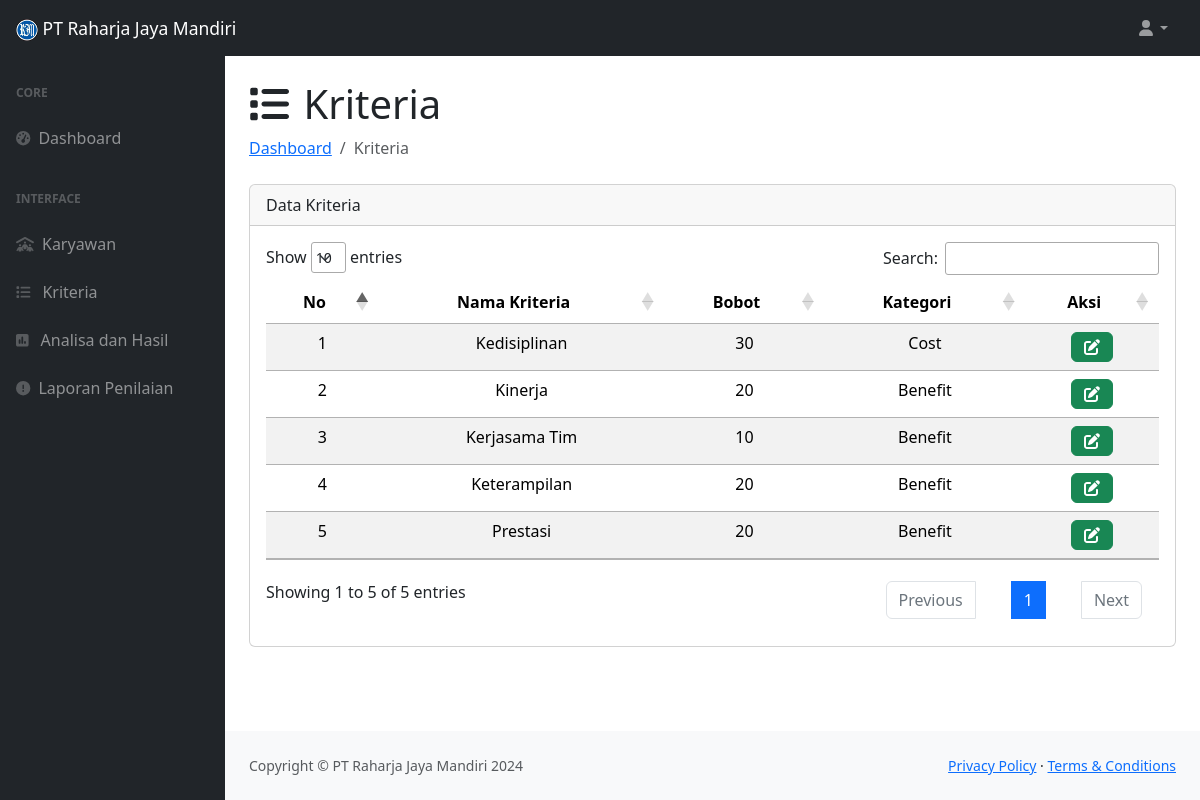
The page /hrd/kriteria.php on the database its author committed.
### tables this page shows
CREATE TABLE `tb_kriteria` (
  `id_kriteria` int(11) NOT NULL,
  `nama_kriteria` varchar(50) NOT NULL,
  `bobot_kriteria` double NOT NULL,
  `kategori` varchar(11) NOT NULL
);

### hrd/kriteria.php (the view, shortened to what this page needs)
<html lang="en">
<head>
    <link href="../src/assets/css/style.css" rel="stylesheet" />
    <link href="https://cdn.datatables.net/1.13.7/css/dataTables.bootstrap5.min.css" rel="stylesheet">
    <link href="https://cdn.jsdelivr.net/npm/bootstrap@5.3.1/dist/css/bootstrap.min.css" rel="stylesheet">
    <link href="https://cdn.datatables.net/1.13.7/css/jquery.dataTables.min.css" rel="stylesheet">
    <link href="https://cdn.datatables.net/buttons/2.4.2/css/buttons.dataTables.min.css" rel="stylesheet">
</head>
<body class="sb-nav-fixed">
    <nav class="sb-topnav navbar navbar-expand navbar-dark bg-dark">
        <?php include "navbar.php";
        ?>
    </nav>
    <div id="layoutSidenav">
        <div id="layoutSidenav_nav">
            <nav class="sb-sidenav accordion sb-sidenav-dark" id="sidenavAccordion">
                <?php include "sidebar.php"; ?>
            </nav>
        </div>
        <div id="layoutSidenav_content">
            <main>
                <div class="container-fluid px-4">
                    <h1 class="mt-4"><i class="fa-solid fa-list me-1"></i> Kriteria</h1>
                    <ol class="breadcrumb mb-4">
                        <li class="breadcrumb-item"><a href="./?halaman=dashboard">Dashboard</a></li>
                        <li class="breadcrumb-item active">Kriteria</li>
                    </ol>
                    <div class="card mb-4">
                        <div class="card-header">
                            Data Kriteria
                        </div>
                        <div class="card-body">
                            <table id="example" class="table table-striped" style="width:100%">
                                <thead>
                                    <tr>
                                        <th class="text-center">No</th>
                                        <th class="text-center">Nama Kriteria</th>
                                        <th class="text-center">Bobot</th>
                                        <th class="text-center">Kategori</th>
                                        <th class="text-center">Aksi</th>
                                    </tr>
                                </thead>
                                <tbody>
                                    <?php
                                    include "../src/config.php";
                                    $query = "SELECT * FROM tb_kriteria ORDER BY id_kriteria";
                                    $result = mysqli_query($conn, $query);
                                    if (mysqli_num_rows($result) > 0) {
                                        $no = 1;
                                        while ($row = mysqli_fetch_assoc($result)) {
                                            ?>
                                            <tr>
                                                <td class="text-center"><?= $no++ ?></td>
                                                <td class="text-center"><?= $row['nama_kriteria'] ?></td>
                                                <td class="text-center"><?= $row['bobot_kriteria'] ?></td>
                                                <td class="text-center"><?= $row['kategori'] ?></td>
                                                <td class="text-center">
                                                    <a class="btn btn-success"
                                                        href="./?halaman=kriteria_aksi&aksi=ubah&id_kriteria=<?= urlencode($row['id_kriteria']) ?>">
                                                        <i class="fa-solid fa-pen-to-square"></i>
                                                    </a>
                                                </td>
                                            </tr>
                                            <?php
                                        }
                                    }
                                    ?>
                                </tbody>
                            </table>
                        </div>
                    </div>
                </div>
            </main>
            <footer class="py-4 bg-light mt-auto">
                <div class="container-fluid px-4">
                    <div class="d-flex align-items-center justify-content-between small">
                        <div class="text-muted">Copyright &copy; PT Raharja Jaya Mandiri 2024</div>
                        <div>
                            <a href="#">Privacy Policy</a>
                            &middot;
                            <a href="#">Terms &amp; Conditions</a>
                        </div>
                    </div>
                </div>
            </footer>
        </div>
    </div>
</body>
</html>

### rows shown on the page
tb_kriteria: nama_kriteria "Kedisiplinan", bobot_kriteria "30", kategori "Cost"
tb_kriteria: nama_kriteria "Kinerja", bobot_kriteria "20", kategori "Benefit"
tb_kriteria: nama_kriteria "Kerjasama Tim", bobot_kriteria "10", kategori "Benefit"
tb_kriteria: nama_kriteria "Keterampilan", bobot_kriteria "20", kategori "Benefit"
tb_kriteria: nama_kriteria "Prestasi", bobot_kriteria "20", kategori "Benefit"
